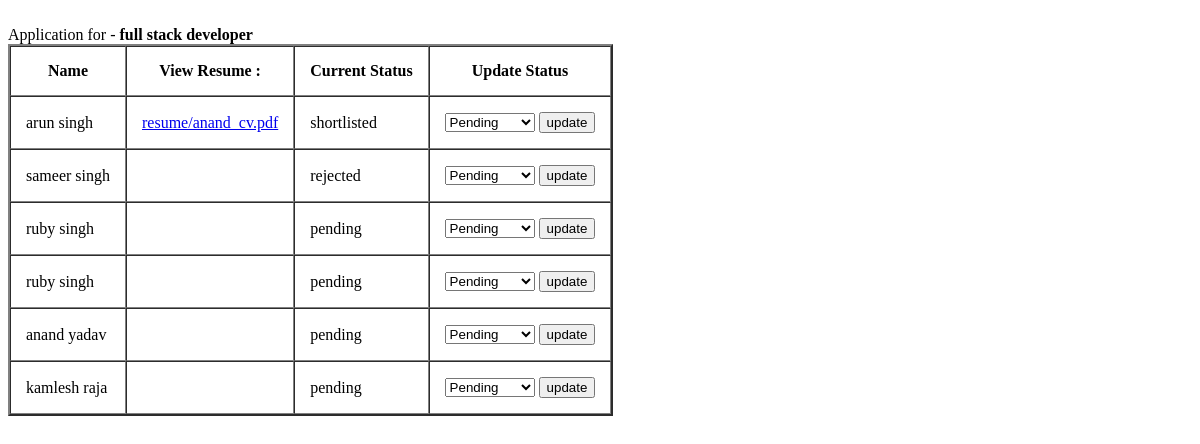
The page /rec/job/applicants/8 (signed in) on the database as committed earlier.
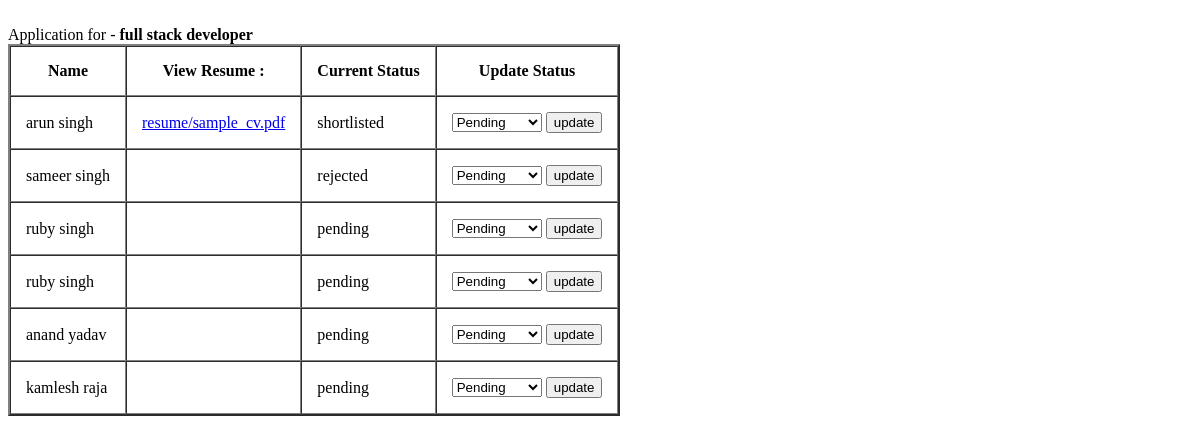
The same page on the database as committed later.
### recruiter/models.py (models this page shows, shortened)
class JobApplication(models.Model):
    job = models.ForeignKey(Job , on_delete=models.CASCADE , related_name="applications")
    jobseeker = models.ForeignKey(JobSeeker , on_delete=models.CASCADE , related_name="applications")
    applied_at = models.DateTimeField(auto_now_add=True)
    STATUS_CHOICES = (
        ('pending' , "Pending"),
        ("shortlisted" , "ShortListed"),
        ("rejected" , "Rejected"),
        ("selected" , "Selected")
    )
    status = models.CharField(max_length=25 , choices=STATUS_CHOICES , default="pending")

### accounts/models.py (models this page shows, shortened)
class JobSeeker(models.Model):
    user = models.OneToOneField(AppUser , on_delete=models.CASCADE , related_name="jobseeker")
    locality = models.CharField(max_length=255)
    city = models.CharField(max_length =255)
    district = models.CharField(max_length=255)
    zip_code = models.CharField(max_length = 255)
    state = models.CharField(max_length = 255)
    country = models.CharField(max_length = 255)
    skills = models.ManyToManyField(Skill , related_name="jobseeker")
    expected_salary = models.IntegerField(null=True , blank = True)
    current_salary = models.IntegerField(null=True , blank = True)
    notice_period = models.IntegerField(null=True , blank = True)
    linkedin_url = models.URLField(null=True , blank = True)
    github_url = models.URLField(null=True , blank = True)
    portfolio_url = models.URLField(null=True , blank = True)
    is_open_to_work = models.BooleanField(default=True),
    cv = models.FileField(upload_to="resume/" , null=True , blank=True)
    created_at = models.DateTimeField(auto_now_add=True)
    updated_at = models.DateTimeField(auto_now = True)

class AppUser(models.Model):
    GENDER_CHOICES = (('male','Male'),('female','Female'),('others','Others'))
    USER_TYPE = (("recruiter" , "Recruiter") , ("jobseeker" , "Jobseeker"))
    first_name = models.CharField(max_length=255)
    last_name = models.CharField(max_length=255)
    gender = models.CharField(max_length =255 ,choices=GENDER_CHOICES , default="others" )
    email = models.EmailField(unique=True)
    contact_no = models.CharField(max_length=50)
    u_type = models.CharField(max_length=30 , choices=USER_TYPE , default="jobseeker")
    password = models.CharField(max_length=50)
    created_at = models.DateTimeField(auto_now_add=True)
    updated_at = models.DateTimeField(auto_now=True)

### recruiter/views.py (the view)
# urls.py: path("job/applicants/<int:jid>" , views.showApplicants , name="job-applicants"),
def showApplicants(request , jid):
    user_id = request.session.get('user_id' , None)
    if user_id is None :
        messages.error(request , "Login first")
        return redirect("login")
    user = AppUser.objects.get(id=user_id)
    if user.u_type != "recruiter":
        messages.error(request , "You are not Authorized to perform this operation")
        return redirect("login")
    recruiter  = Recruiter.objects.get(user = user)
    try:
        job = Job.objects.get(id=jid)
    except:
        messages.error(request , "Job Not Found")
        return redirect("show-job")
    if job.recruiter != recruiter :
        messages.error(request , "Unauthorized Access ")
        return redirect("show-job")
    try:
        applicants = JobApplication.objects.filter(job_id=jid)
        return render(request , "recruiter/show_applicants.html" , {'applicants':applicants , 'job':job})
    except:
        messages.error(request , "not able to fetch applications")
    return render(request , "recruiter/show_applicants.html")

### recruiter/templates/recruiter/show_applicants.html (shortened to what this page needs)
<!DOCTYPE html>
<html lang="en">
<head>
</head>
<body>
    <br>
    <span>Application for - </span> <b>{{ job.title }}</b>
    <table border="2px" cellspacing="0" cellpadding="15">
        <tr>
            <th>Name </th>
            <th>View Resume :</th>
            <th>Current Status</th>
            <th>Update Status</th>
        </tr>
        {% for applicant in applicants %}
            <tr>
               <td> {{applicant.jobseeker.user.first_name }} {{applicant.jobseeker.user.last_name }}</td>
               <td><a href="/media/{{ applicant.jobseeker.cv }}">{{ applicant.jobseeker.cv }}</a></td>
               <td>
                {{applicant.status}}
               </td>
               <td>
                    <form action="{% url 'application-status' aid=applicant.id %}" method="post">
                        <select name="app_status" id="">
                            <option value="pending" >Pending</option>
                        </select>
                        <button type="submit">update</button>
                    </form>
               </td>
            </tr>
        {% endfor %}
    </table>
</body>
</html>

Rows that differ between the two databases and show on the page:
changed through a linked row, JobApplication "shortlisted": jobseeker.cv "resume/anand_cv.pdf" → "resume/sample_cv.pdf"
